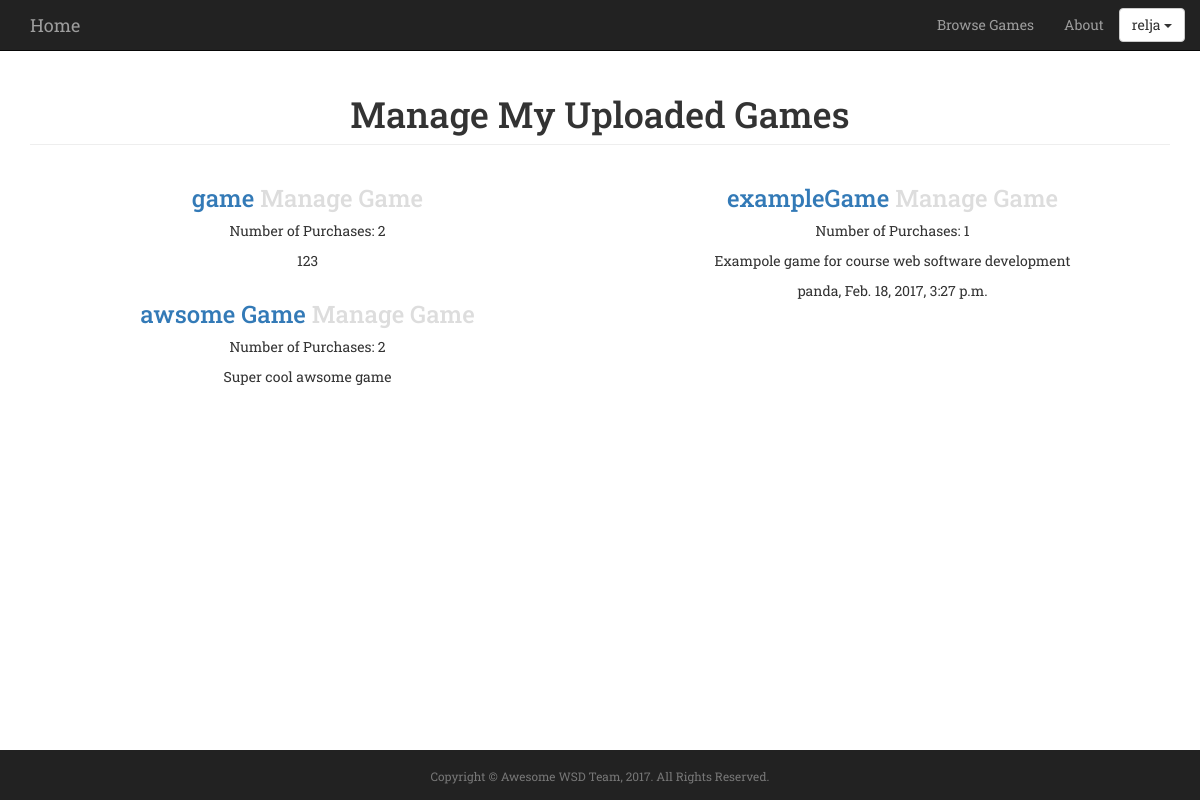
The page /myProfile/manageUploadedGames/ (signed in) on the database its author committed.
### awsomeProject/models.py (models this page shows, shortened)
class Game(models.Model):
	Category_Choices = (
		('Action', 'Action'),
		('Adventure', 'Adventure'),
		('Sports', 'Sports'),
		('Strategy', 'Strategy'),
		('Puzzle', 'Puzzle')
	)
	name = models.CharField(max_length=255, unique=True)
	url = models.URLField()
	price = models.FloatField()
	description = models.TextField(max_length=300, default='')
	created = models.DateField(default=now, editable=False)
	category = models.CharField(max_length=20, choices=Category_Choices, default='Action')
	image = CloudinaryField('image')
	""" Informative name for mode """

class Transaction(models.Model):
	user = models.ForeignKey(User, on_delete = models.CASCADE)
	game = models.ForeignKey('Game', on_delete = models.CASCADE)
	timestamp = models.DateTimeField(default=now, editable=False)

### awsomeProject/views.py (the view)
# urls.py: url(r'^myProfile/manageUploadedGames/$', views.manageUploadedGames, name='manageUploadedGames'),
@login_required(login_url='/login/')
def manageUploadedGames(request):
	developerProfile = UserProfile.objects.get(user=request.user)
	if developerProfile.isDeveloper:
		DeveloperGames = DeveloperGame.objects.all().filter(user=request.user) #Querying from the developer game table all objects whose user matches request.user
		games = []
		numberOfPurchasesList = []
		for developerGame in DeveloperGames:
			games.append(developerGame.game) # developerGame is an instance (a row in the database table) of DeveloperGames
			Purchases = Transaction.objects.all().filter(game=developerGame.game) 	# Querying from the Transaction table the all transactions objects
			numberOfPurchasesList.append(len(Purchases))
		gamePurchases = zip(games, numberOfPurchasesList)
	else:
		return HttpResponseRedirect('/') #in case address is typed, this redirects them to home (secure stuff)
	PurchasedGames = Transaction.objects.all().filter(user=request.user)
	purchasedGames = []
	purchasedWhen = []
	for boughtGame in PurchasedGames:
		purchasedGames.append(boughtGame.game.name)
		purchasedWhen.append(boughtGame.timestamp)
	boughtGames = zip(purchasedGames, purchasedWhen)
	return render(request, "manageUploadedGames.html", {"developerProfile": developerProfile, "gamePurchases": gamePurchases, "boughtGames": boughtGames})

### awsomeProject/templates/manageUploadedGames.html (shortened to what this page needs)
{% extends "base.html" %}
{% block scriptsAndStylesheets %}
  {% load cloudinary %}
{% endblock %}
{% block main %}
<div class="col-lg-12">
                <h1 class="page-header"> Manage My Uploaded Games </h1>
</div>
{% for game, numberOfPurchases in gamePurchases %}
<div class="col-md-6 portfolio-item">
               <h3>
                   <a href={% url "game" game.name %}> {{game.name}}</a>
                   <a href={% url "manageGame" game.name %} style="color:#ddd;">Manage Game</a>
               </h3>
               <p> Number of Purchases: {{numberOfPurchases}}</p>
               <p> {{game.description}}</p>
</div>
{% endfor %}
{% for purchasedGame, purchasedWhen in boughtGames %}
	<p>{{purchasedGame}}, {{purchasedWhen}}</p>
{% endfor %}
{% endblock %}

### awsomeProject/templates/base.html (shortened to what this page needs)
<!DOCTYPE html>
<html lang="en">
<head>
	{% load static %}
	<link rel="stylesheet" type="text/css" href="{% static 'css/bootstrap.min.css' %}">
	<link rel="stylesheet" type="text/css" href="{% static 'css/style.css' %}">
</head>
<body>
	<nav class="navbar navbar-inverse navbar-fixed-top" role="navigation" id="mainNav">
		<div class="container">
			<div class="navbar-header">
				<a class="navbar-brand active" href={% url "index" %}>Home</a>
			</div>
			<div class="collapse navbar-collapse" id="bs-example-navbar-collapse-1">
				<ul class="nav navbar-nav navbar-right">
					<li class=""><a href={% url "browseGames" %}>Browse Games</a></li>
					<li class=""><a href={% url "about" %}>About</a></li>
					{% if user.is_authenticated %}
					<li>
						<div class="dropdown" style="margin-top: 8px; pull=right">
							<button class="btn btn-default dropdown-toggle" type="button" id="dropdownMenu1" data-toggle="dropdown" aria-haspopup="true" aria-expanded="true">
							{{ user.username }}
								<span class="caret"></span>
							</button>
						</div>
					</li>
					{% else %}
					<li><a href={% url "login" %}>Login</a></li>
					<li><a href={% url "register" %}>Register</a></li>
					{% endif %}
				</ul>
			</div>
		</div>
	</nav>
	<div class="container text-center main">
		<div class="row">
			<div class="text-center">
			{% block main %}
			{% endblock %}
			</div>
		</div>
	</div>
	<div>
		<div class="container">
			<div class="row">
				<div class="" id="footer">
					<p class="copyright text-muted small text-center" style="margin-top:18px;">Copyright &copy; Awesome WSD Team, 2017. All Rights Reserved.</p>
				</div>
			</div>
		</div>
	</div>
</body>
</html>

### awsomeProject/static/css/style.css (style rules this page uses)
* { @include box-sizing(border-box); }
body { padding-top: 55px; font-family:"Roboto Slab","Helvetica Neue",Helvetica,Arial,sans-serif; }
#footer { position:fixed; left:0px; bottom:0; min-height:50px; width:100%; background-color:#222; border-color: #222; }
a { text-decoration: none !important; }
.main { margin-bottom: 80px; }
@media (min-width:500px) { .main { margin-bottom: 70px; } }
@media (min-width: 768px) { .main { margin-bottom: 70px; } }
@media (min-width:992px) { .main { margin-bottom: 60px; } }

### rows shown on the page
Game: name "game", numberOfPurchases "2", description "123"
Game: name "exampleGame", numberOfPurchases "1", description "Exampole game for course web software development"
Game: name "awsome Game", numberOfPurchases "2", description "Super cool awsome game"
Game: boughtGames "panda"
Transaction: boughtGames "Feb. 18, 2017, 3:27 p.m."

### other values the page prints
{{ user.username }} "relja"
